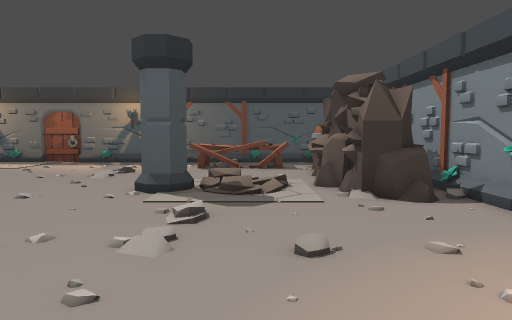
[1] (above)

24 first-person views from a walk through a 3-D level made in the Godot game engine. The camera is 1.5 m above the floor, tilts 4° down and sees 70° across. The floor is counted in squares, 1 m on a side. Each view is taken from the middle of a square. On the plan, view 1 faces up. The plan holds only what a view shows up to about 16 squares ahead; the rest is blank.

[2]
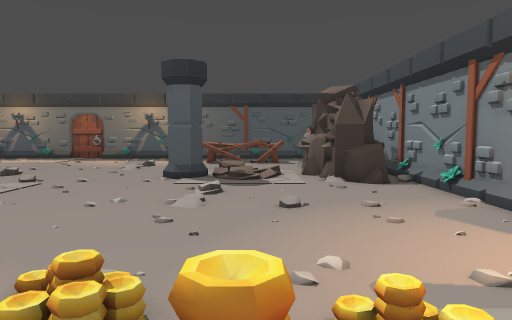

[3]
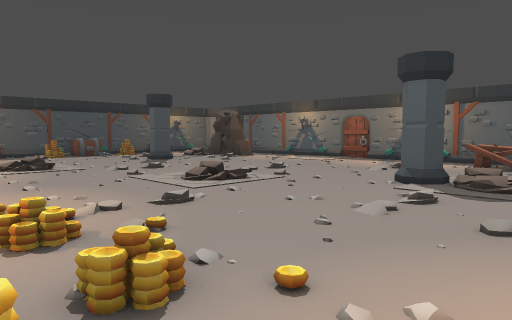

[4]
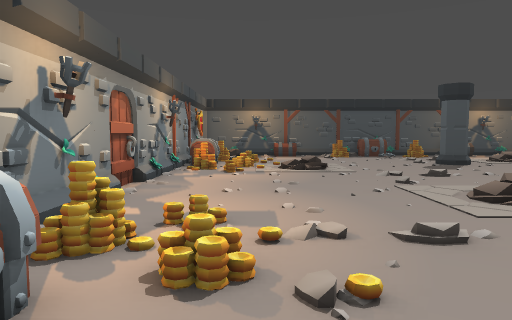

[5]
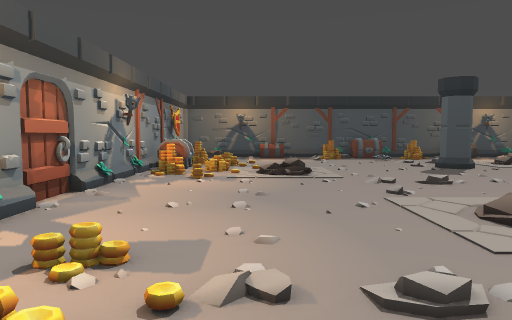

[6]
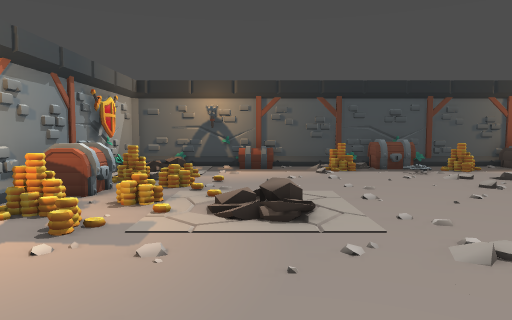

[7]
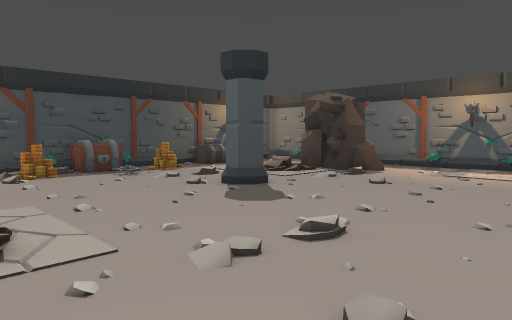

[8]
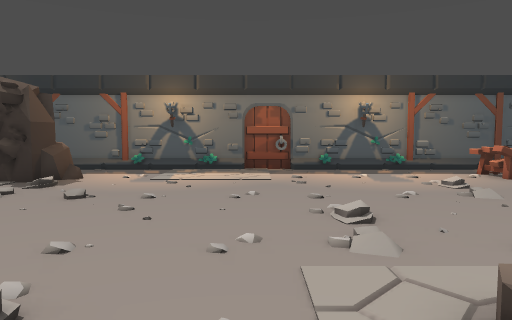

[9]
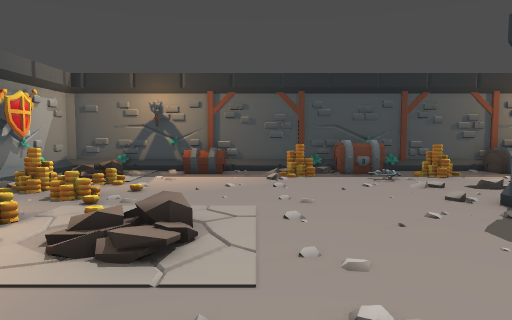

[10]
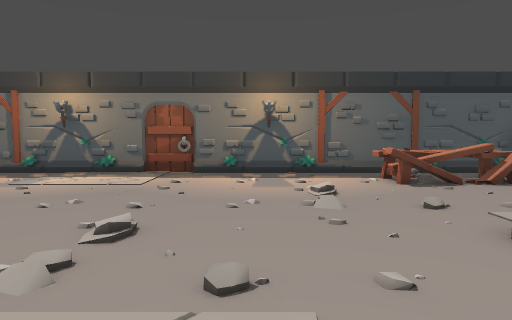

[11]
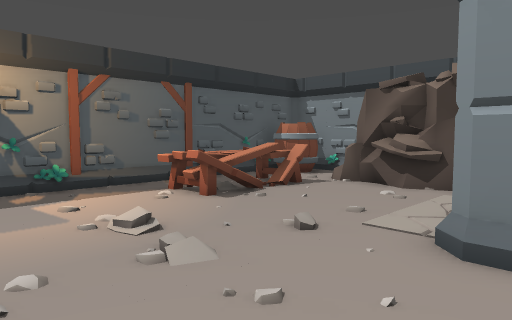

[12]
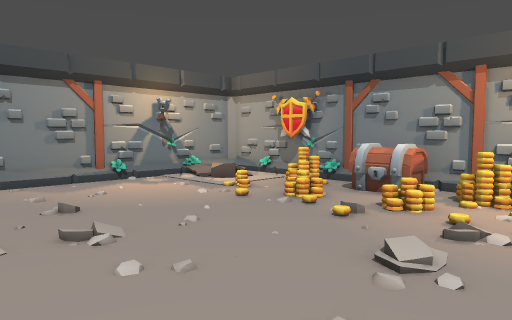

[13]
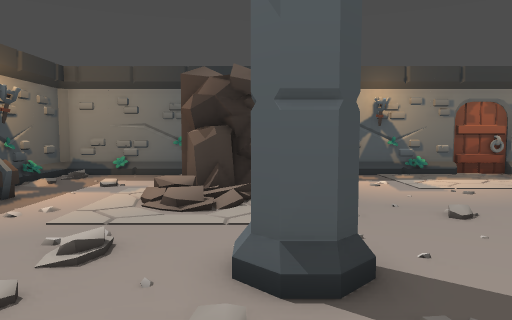

[14]
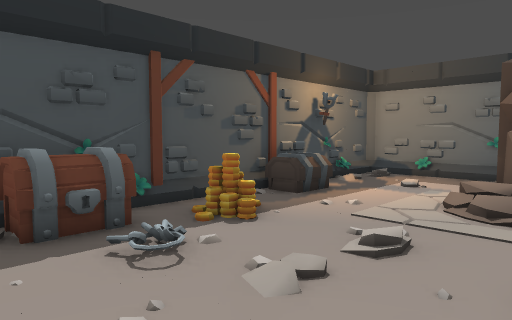

[15]
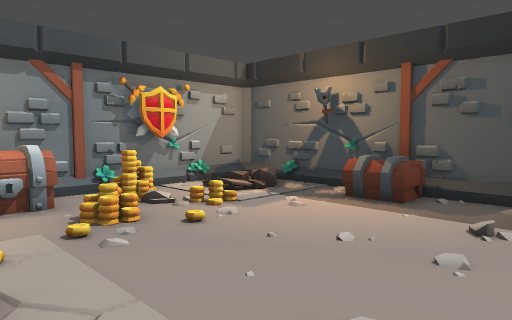

[16]
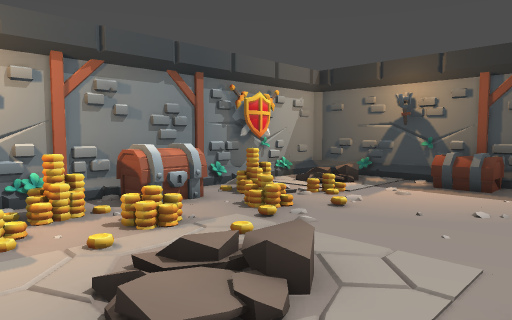

[17]
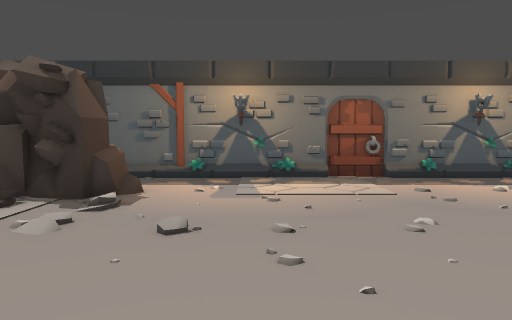

[18]
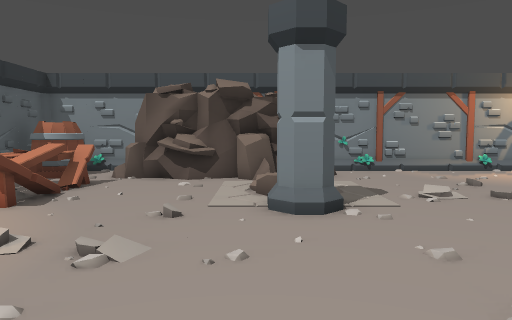

[19]
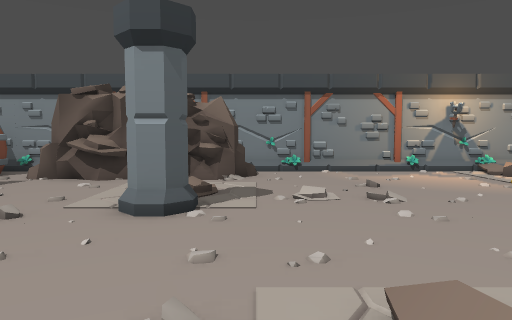

[20]
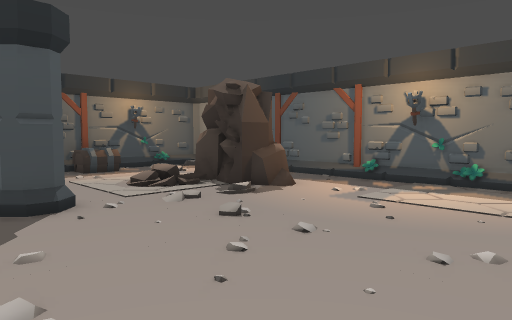

[21]
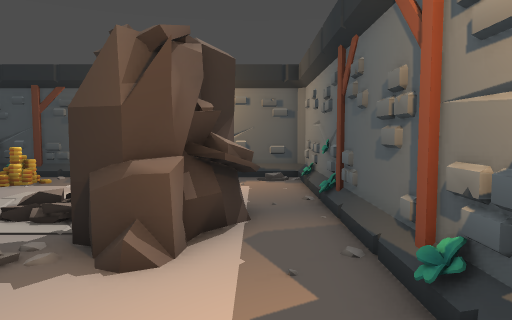

[22]
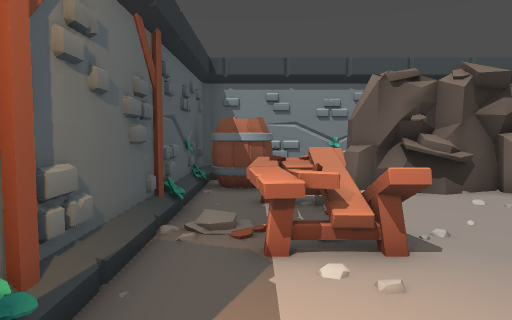

[23]
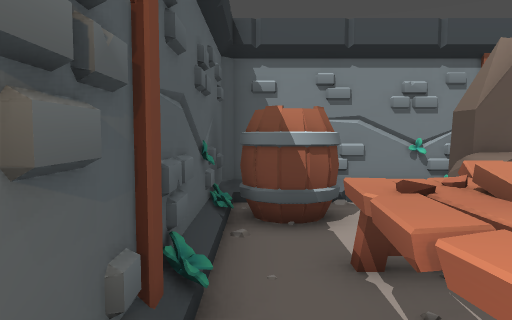

[24]
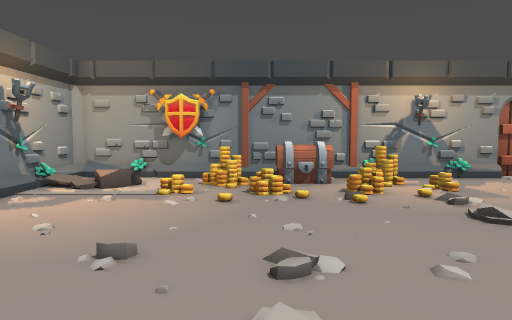

### Floor plan
Key: @ floor where view 1 was taken; # wall or solid block; . main floor; : floor 0.25 m higher than the main floor; / step, stairs or slope; = window, fence, low wall or low ledge; ^ raised ledge; P pillar; R rock; C coin; T table; H chest; B barrel; O other object.
Columns run from 26 left of view 1 to 6 right of it. Each row starts with its distance up from view 1.
 20 ################################
 19 #............................BB#
 18 #.....#^...............TTTTT.BB#
 17 #....####...............TTTT...#
 16 #....####=.............TTOTT...#
 15 #O..  =/....................=###
 14 #O..    ....................^#
 13 #...    .....................#
 12 #............................#
 11 #.C..................../    ##
 10 #.C....PP..............PR   .##
  9 #H...................... .  .###
  8 #H.:..........................##
  7 #H..............   //..........#
  6 #CC.............    ...........#
  5 #.C.............   ............##
  4 #...............................#
  3 #O......    /..................##
  2 #O......    ...................#
  1 #....C..C   ...........C..C....#
  0 #...C.CC.CC..........C..C.@C...#
 -1 #   .C..CC..C.......CCC.CC..   #
 -2 #   ...HH.C............HH.C..  #
 -3 #   ...HH.C............HH...   #
 -4 ################################

Positions as (right, up) in squares from view 1, and headings:
1: (0, 0), facing up
2: (0, -3), facing up
3: (2, -2), facing up-left
4: (0, 0), facing left
5: (-2, 1), facing left
6: (-9, 2), facing left
7: (-10, 2), facing up-left
8: (-11, 4), facing up
9: (-11, 4), facing left
10: (-7, 5), facing up
11: (-8, 9), facing up-right
12: (-7, 7), facing down-right
13: (-19, 6), facing up
14: (-19, 6), facing up-left
15: (-17, 6), facing down-left
16: (-14, 5), facing down-left
17: (-14, 7), facing up
18: (-10, 11), facing right
19: (-10, 8), facing right
20: (-10, 8), facing up-left
21: (-13, 18), facing left
22: (-7, 18), facing right
23: (-3, 19), facing right
24: (-1, 9), facing down
